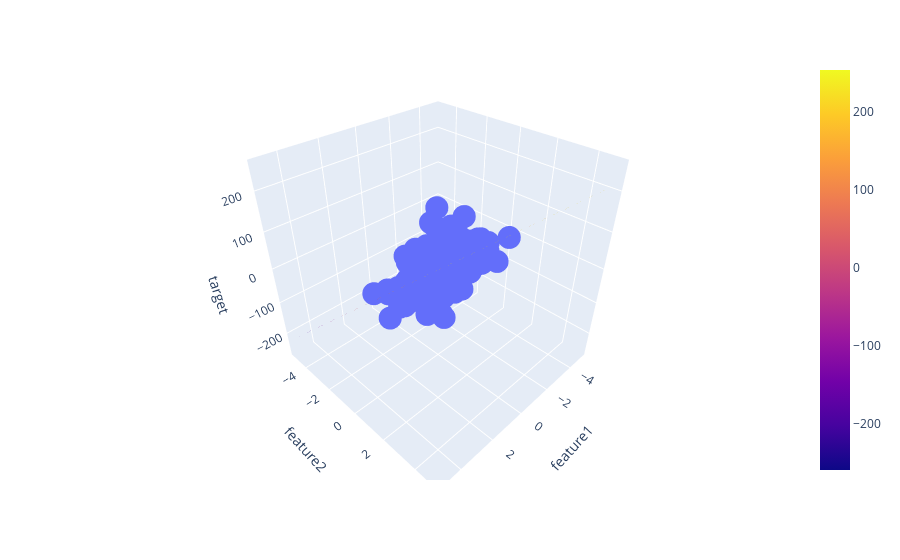

Source (notebook cell):
### Code cell
fig = px.scatter_3d(df, x='feature1', y='feature2', z='target')

fig.add_trace(go.Surface(x = x, y = y, z =z ))

fig.show()

### Figure 1 — Plotly figure (JSON) as saved in the notebook; plotly's stock layout.template omitted (floating-point values rounded to 4 significant figures; data arrays with more than 128 entries replaced by an {"elided": "..."} marker saying what was removed)
{"data": [{"hovertemplate": "feature1=%{x}<br>feature2=%{y}<br>target=%{z}<extra></extra>", "legendgroup": "", "marker": {"color": "#636efa", "symbol": "circle"}, "mode": "markers", "name": "", "scene": "scene", "showlegend": false, "type": "scatter3d", "x": {"elided": "200 float values"}, "y": {"elided": "200 float values"}, "z": {"elided": "200 float values"}}, {"type": "surface", "x": [-5.0, -3.889, -2.778, -1.667, -0.5556, 0.5556, 1.667, 2.778, 3.889, 5.0], "y": [-5.0, -3.889, -2.778, -1.667, -0.5556, 0.5556, 1.667, 2.778, 3.889, 5.0], "z": [[-258.8, -253.9, -249.1, -244.2, -239.4, -234.5, -229.6, -224.8, -219.9, -215.0], [-206.7, -201.9, -197.0, -192.1, -187.3, -182.4, -177.5, -172.7, -167.8, -162.9], [-154.6, -149.8, -144.9, -140.0, -135.2, -130.3, -125.4, -120.6, -115.7, -110.9], [-102.6, -97.69, -92.82, -87.96, -83.09, -78.23, -73.36, -68.5, -63.63, -58.77], [-50.47, -45.6, -40.74, -35.87, -31.01, -26.14, -21.27, -16.41, -11.54, -6.679], [1.62, 6.485, 11.35, 16.22, 21.08, 25.95, 30.81, 35.68, 40.54, 45.41], [53.71, 58.57, 63.44, 68.3, 73.17, 78.03, 82.9, 87.76, 92.63, 97.49], [105.8, 110.7, 115.5, 120.4, 125.3, 130.1, 135.0, 139.8, 144.7, 149.6], [157.9, 162.7, 167.6, 172.5, 177.3, 182.2, 187.1, 191.9, 196.8, 201.7], [210.0, 214.8, 219.7, 224.6, 229.4, 234.3, 239.2, 244.0, 248.9, 253.8]]}], "layout": {"legend": {"tracegroupgap": 0}, "margin": {"t": 60}, "scene": {"domain": {"x": [0, 1], "y": [0, 1]}, "xaxis": {"title": {"text": "feature1"}}, "yaxis": {"title": {"text": "feature2"}}, "zaxis": {"title": {"text": "target"}}}}}
